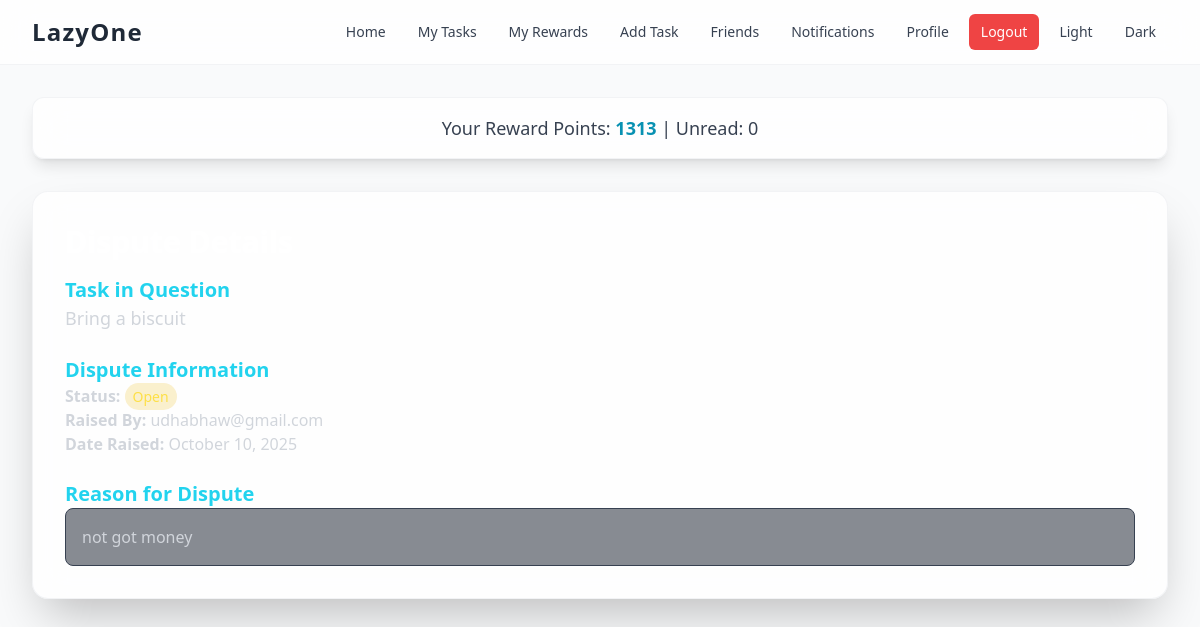
/dispute/6/ (signed in), run on the app's committed database.
### basic/models.py (models this page shows, shortened)
class UserProfile(models.Model):
    user = models.OneToOneField(User, on_delete=models.CASCADE)
    bio = models.CharField(max_length=300,blank=True)
    first_name = models.CharField(max_length=50, blank=True)
    last_name = models.CharField(max_length=50, blank=True)
    college = models.CharField(max_length=100, blank=True)
    room_no = models.CharField(max_length=20, blank=True)
    major = models.CharField(max_length=100, blank=True)
    hostel = models.CharField(max_length=100, blank=True)
    roll_no = models.CharField(max_length=100, blank=True)
    batch = models.IntegerField(default=2029)
    friends = models.ManyToManyField('self', blank=True)
    rewards = models.IntegerField(default=1500)
    phone_number = models.CharField(max_length=20, blank=True)
    is_phone_verified = models.BooleanField(default=False)
    instagram_username = models.CharField(max_length=100, blank=True)
    is_instagram_verified = models.BooleanField(default=False)
    email_otp = models.CharField(max_length=6, blank=True, null=True)
    email_otp_created_at = models.DateTimeField(blank=True, null=True)

class Dispute(models.Model):
    STATUS_CHOICES = (
        ('open', 'Open'),
        ('resolved', 'Resolved'),
    )
    task = models.OneToOneField(Task, on_delete=models.CASCADE, related_name='dispute')
    raised_by = models.ForeignKey(User, on_delete=models.CASCADE, related_name='raised_disputes')
    reason = models.TextField()
    status = models.CharField(max_length=20, choices=STATUS_CHOICES, default='open')
    created_at = models.DateTimeField(auto_now_add=True)

class Task(models.Model):
    STATUS_CHOICES = (
        ('available', 'Available'),
        ('in_progress', 'In Progress'),
        ('completed', 'Completed'),
        ('disputed', 'Disputed'),
        ('cancelled', 'Cancelled'),
    )
    title = models.CharField(max_length=200)
    description = models.TextField()
    reward = models.PositiveIntegerField()
    posted_by = models.ForeignKey(User, on_delete=models.CASCADE, related_name='posted_tasks')
    created_at = models.DateTimeField(auto_now_add=True)
    taken_by = models.ForeignKey(User, on_delete=models.SET_NULL, null=True, blank=True, related_name='taken_tasks')
    deadline = models.DateTimeField(null=True, blank=True)
    status = models.CharField(max_length=20, choices=STATUS_CHOICES, default='available')
    cancellation_requested = models.BooleanField(default=False)

### basic/views/dispute.py (the view)
# urls.py: path('dispute/<int:dispute_id>/', dispute_detail_view, name='dispute_detail'),
@login_required(login_url='/login/')
def dispute_detail_view(request, dispute_id):
    dispute = get_object_or_404(Dispute, id=dispute_id)
    task = dispute.task
    if request.user != task.posted_by and request.user != task.taken_by and not request.user.is_staff:
        messages.error(request, "You are not authorized to view this dispute.")
        return redirect('home')
    context = {
        'dispute': dispute,
        'task': task
    }
    return render(request, 'dispute_detail.html', context)

### basic/context_processors.py (called while the page is built)
def unread_notifications_count(request):
    if request.user.is_authenticated:
        count = request.user.notifications.filter(is_read=False).count()
        return {'unread_notifications_count': count}
    return {'unread_notifications_count': 0}

### basic/templates/dispute_detail.html (shortened to what this page needs)
{% extends 'base.html' %}
{% block content %}
    <h2 class="text-3xl font-bold text-white mb-4">Dispute Details</h2>
    <div class="space-y-6 text-gray-300">
        <div>
            <h3 class="text-xl font-semibold text-cyan-400">Task in Question</h3>
            <p class="text-lg"><a href="#" class="hover:underline">{{ dispute.task.title }}</a></p>
        </div>
        <div>
            <h3 class="text-xl font-semibold text-cyan-400">Dispute Information</h3>
            <p><strong>Status:</strong> <span class="px-2 py-1 text-sm rounded-full {% if dispute.status == 'open' %}bg-yellow-500/20 text-yellow-300{% else %}bg-green-500/20 text-green-300{% endif %}">{{ dispute.get_status_display }}</span></p>
            <p><strong>Raised By:</strong> {{ dispute.raised_by.username }}</p>
            <p><strong>Date Raised:</strong> {{ dispute.created_at|date:"F d, Y" }}</p>
        </div>
        <div>
            <h3 class="text-xl font-semibold text-cyan-400">Reason for Dispute</h3>
            <p class="bg-gray-900/50 p-4 rounded-lg border border-gray-700">{{ dispute.reason|linebreaksbr }}</p>
        </div>
    </div>
{% endblock %}

### basic/templates/base.html (shortened to what this page needs)
<!DOCTYPE html>
<html lang="en">
<head>
    <script src="https://cdn.tailwindcss.com"></script>
</head>
<body class="font-sans antialiased text-gray-800 bg-gray-50 dark:text-gray-200 dark:bg-gray-900 transition-colors duration-300">
    <div id="vanta-bg"></div>
    <nav id="main-navbar" class="bg-white/80 backdrop-blur-lg border-b border-gray-200/50 sticky top-0 z-50 dark:bg-gray-800/80 dark:border-gray-700/50">
        <div class="max-w-7xl mx-auto px-4 sm:px-6 lg:px-8">
            <div class="flex justify-between items-center h-16">
                <div class="flex-shrink-0">
                    <a href="{% url 'home' %}" class="text-2xl font-bold text-gray-800 tracking-wider dark:text-white">LazyOne</a>
                </div>
                <div class="hidden md:flex md:items-center md:space-x-2">
                    <a href="{% url 'home' %}" class="px-3 py-2 rounded-md text-sm font-medium transition-colors duration-200 {% if request.resolver_match.url_name == 'home' %}text-cyan-600 bg-cyan-50/50 dark:bg-gray-700/50{% else %}text-gray-700 hover:bg-gray-100 hover:text-gray-900 dark:text-gray-300 dark:hover:bg-gray-700/50 dark:hover:text-white{% endif %}">Home</a>
                    {% if user.is_authenticated %}
                        <a href="{% url 'my_tasks' %}" class="px-3 py-2 rounded-md text-sm font-medium transition-colors duration-200 {% if request.resolver_match.url_name == 'my_tasks' %}text-cyan-600 bg-cyan-50/50 dark:bg-gray-700/50{% else %}text-gray-700 hover:bg-gray-100 hover:text-gray-900 dark:text-gray-300 dark:hover:bg-gray-700/50 dark:hover:text-white{% endif %}">My Tasks</a>
                        <a href="{% url 'rewards' %}" class="px-3 py-2 rounded-md text-sm font-medium transition-colors duration-200 {% if request.resolver_match.url_name == 'rewards' %}text-cyan-600 bg-cyan-50/50 dark:bg-gray-700/50{% else %}text-gray-700 hover:bg-gray-100 hover:text-gray-900 dark:text-gray-300 dark:hover:bg-gray-700/50 dark:hover:text-white{% endif %}">My Rewards</a>
                        <a href="{% url 'add_task' %}" class="px-3 py-2 rounded-md text-sm font-medium transition-colors duration-200 {% if request.resolver_match.url_name == 'add_task' %}text-cyan-600 bg-cyan-50/50 dark:bg-gray-700/50{% else %}text-gray-700 hover:bg-gray-100 hover:text-gray-900 dark:text-gray-300 dark:hover:bg-gray-700/50 dark:hover:text-white{% endif %}">Add Task</a>
                        <a href="{% url 'friends' %}" class="px-3 py-2 rounded-md text-sm font-medium transition-colors duration-200 {% if request.resolver_match.url_name == 'friends' %}text-cyan-600 bg-cyan-50/50 dark:bg-gray-700/50{% else %}text-gray-700 hover:bg-gray-100 hover:text-gray-900 dark:text-gray-300 dark:hover:bg-gray-700/50 dark:hover:text-white{% endif %}">Friends</a>
                        <a href="{% url 'notifications' %}" class="flex items-center px-3 py-2 rounded-md text-sm font-medium transition-colors duration-200 {% if request.resolver_match.url_name == 'notifications' %}text-cyan-600 bg-cyan-50/50 dark:bg-gray-700/50{% else %}text-gray-700 hover:bg-gray-100 hover:text-gray-900 dark:text-gray-300 dark:hover:bg-gray-700/50 dark:hover:text-white{% endif %}">
                            <span>Notifications</span>
                        </a>
                        <a href="{% url 'profile' %}" class="px-3 py-2 rounded-md text-sm font-medium transition-colors duration-200 {% if request.resolver_match.url_name == 'profile' %}text-cyan-600 bg-cyan-50/50 dark:bg-gray-700/50{% else %}text-gray-700 hover:bg-gray-100 hover:text-gray-900 dark:text-gray-300 dark:hover:bg-gray-700/50 dark:hover:text-white{% endif %}">Profile</a>
                        <a href="{% url 'logout' %}" class="bg-red-500 hover:bg-red-600 text-white px-3 py-2 rounded-md text-sm font-medium transition-colors duration-200 ml-4">Logout</a>
                    {% else %}
                        <a href="{% url 'login_page' %}" class="bg-cyan-500 hover:bg-cyan-600 text-white px-4 py-2 rounded-md text-sm font-medium transition-colors duration-200 ml-4">Login</a>
                    {% endif %}
                    <button id="light-theme-btn" class="px-3 py-2 rounded-md text-sm font-medium transition-colors duration-200 text-gray-700 hover:bg-gray-100 hover:text-gray-900 dark:text-gray-300 dark:hover:bg-gray-700/50 dark:hover:text-white">Light</button>
                    <button id="dark-theme-btn" class="px-3 py-2 rounded-md text-sm font-medium transition-colors duration-200 text-gray-700 hover:bg-gray-100 hover:text-gray-900 dark:text-gray-300 dark:hover:bg-gray-700/50 dark:hover:text-white">Dark</button>
                </div>
            </div>
        </div>
    </nav>
    <main class="relative z-10 max-w-7xl mx-auto px-4 sm:px-6 lg:px-8 py-8">
        {% if user.is_authenticated and user.userprofile %}
            <div class="bg-white/80 backdrop-blur-lg p-4 rounded-xl mb-8 text-center shadow-lg border border-gray-200/50 dark:bg-gray-800/80 dark:border-gray-700/50">
                <p class="text-lg text-gray-700 dark:text-gray-300">Your Reward Points: <strong class="text-cyan-600 font-semibold">{{ request.user.userprofile.rewards }}</strong> | Unread: {{ unread_notifications_count }}</p>
            </div>
        {% endif %}
        <div class="bg-white/80 backdrop-blur-lg p-6 sm:p-8 rounded-2xl shadow-2xl border border-gray-200/50 dark:bg-gray-800/80 dark:border-gray-700/50">
            {% block content %}
            {% endblock content %}
        </div>
    </main>
</body>
</html>

### basic/templates/base.html (style rules this page uses)
#vanta-bg { position: fixed; top: 0; left: 0; width: 100%; height: 100%; z-index: -1; }
#main-navbar { transition: transform 0.3s ease-in-out; }

### data on the page
Dispute: task "Bring a biscuit", status "Open", raised_by.username "udhabhaw@gmail.com", created_at "October 10, 2025", reason "not got money"

### other printed values
{{ request.user.userprofile.rewards }} "1313"
{{ unread_notifications_count }} "0"
